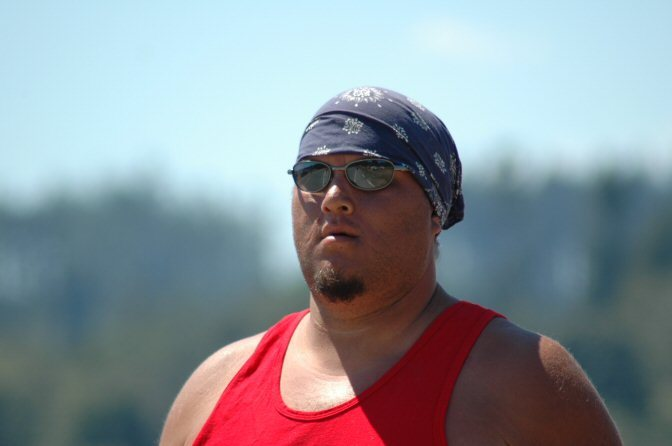
#> input picture 159.people/0_0040.jpg, 672 x 446 px; its folder holds only this picture in this run
$ python main.py
#> lines starting #> are read from the running program, lines starting #| are printed output that depends on the picture
import cv2
import os
import seaborn as sns
import matplotlib.pyplot as plt
from sklearn.metrics import confusion_matrix, accuracy_score


def load_images_and_labels_from_folder(folder):
#> called with folder = '159.people'
    raw_images = []
    raw_labels = []
    for filename in os.listdir(folder):
        raw_img = cv2.imread(os.path.join(folder, filename))
#> raw_img is the input picture: shape (446, 672, 3); mean B, G, R 152.8, 145.6, 138.4
        if raw_img is not None:
            raw_images.append(raw_img)
            label = int(filename[0])  # the first char represents the labels 0- none 1- eyes 2- smiles
            raw_labels.append(label)
    return raw_images, raw_labels


# Load images and labels
images, labels = load_images_and_labels_from_folder('159.people')
#> images = 1 item; labels = [0]

face_cascade = cv2.CascadeClassifier('haarcascade_frontalface_default.xml')
eye_cascade = cv2.CascadeClassifier('haarcascade_eye_tree_eyeglasses.xml')
smile_cascade = cv2.CascadeClassifier('haarcascade_smile.xml')

predicted_labels_smiles = []
predicted_labels_eyes = []
for img in images:
    gray = cv2.cvtColor(img, cv2.COLOR_BGR2GRAY)

    # Detect faces
    faces = face_cascade.detectMultiScale(gray, 1.3, 5)
    label_smile = 0
    label_eye = 0
    for (x, y, w, h) in faces:
        roi_gray = gray[y:y + h, x:x + w]
        roi_color = img[y:y + h, x:x + w]

        # Detect eyes within face ROI
        eyes = eye_cascade.detectMultiScale(roi_gray, 1.01, 2)
        for (ex, ey, ew, eh) in eyes:
            cv2.rectangle(roi_color, (ex, ey), (ex + ew, ey + eh), (0, 255, 0), 2)

        # Detect smiles within face ROI
        smiles = smile_cascade.detectMultiScale(roi_gray, 1.1, 5)
        for (sx, sy, sw, sh) in smiles:
            cv2.rectangle(roi_color, (sx, sy), (sx + sw, sy + sh), (0, 255, 0), 2)

        # found smile and label it
        if len(smiles) > 0:
            label_smile = 1
        # found eye and label it
        if len(eyes) > 0:
            label_eye = 1

    predicted_labels_smiles.append(label_smile)
    predicted_labels_eyes.append(label_eye)
#> this loop made 1 pass
#> pass 1, `gray = cv2.cvtColor(img, cv2.COLOR_BGR2GRAY)`:
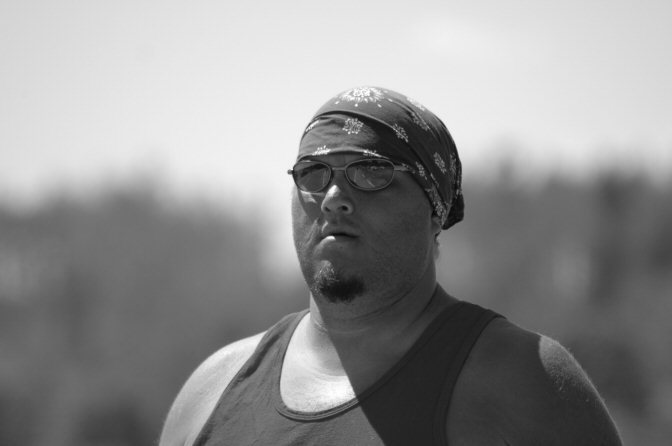
#> gray: shape (446, 672); min 1, max 255, mean 144.2
#> after the loop, predicted_labels_eyes = [0]; predicted_labels_smiles = [0]

# Replace non-relevant labels with 0 for categories 0 and 1
labels_eyes = [1 if label == 2 else label for label in labels]
#> labels_eyes = [0]

# Replace non-relevant labels with 0 for categories 0 and 2
labels_smile = [1 if label == 2 else 0 if label == 1 else label for label in labels]
#> labels_smile = [0]

# generate the confusion matrix's
cm_eyes = confusion_matrix(labels_eyes, predicted_labels_eyes)
#> cm_eyes = [1]
cm_smile = confusion_matrix(labels_smile, predicted_labels_smiles)
#> cm_smile = [1]

# Calculate accuracy for eyes detection
accuracy_eyes = accuracy_score(labels_eyes, predicted_labels_eyes)
#> accuracy_eyes = 1

# Calculate accuracy for smiles detection
accuracy_smile = accuracy_score(labels_smile, predicted_labels_smiles)
#> accuracy_smile = 1

# Create a heatmap for cm_eyes
plt.figure(figsize=(10, 7))
sns.heatmap(cm_eyes, annot=True, fmt='d')
plt.xlabel('Predicted\n'
           f'Accuracy for Eyes Detection: {accuracy_eyes * 100:.2f}%')
plt.ylabel('Truth')
plt.title('Confusion Matrix for Eyes')
plt.show()
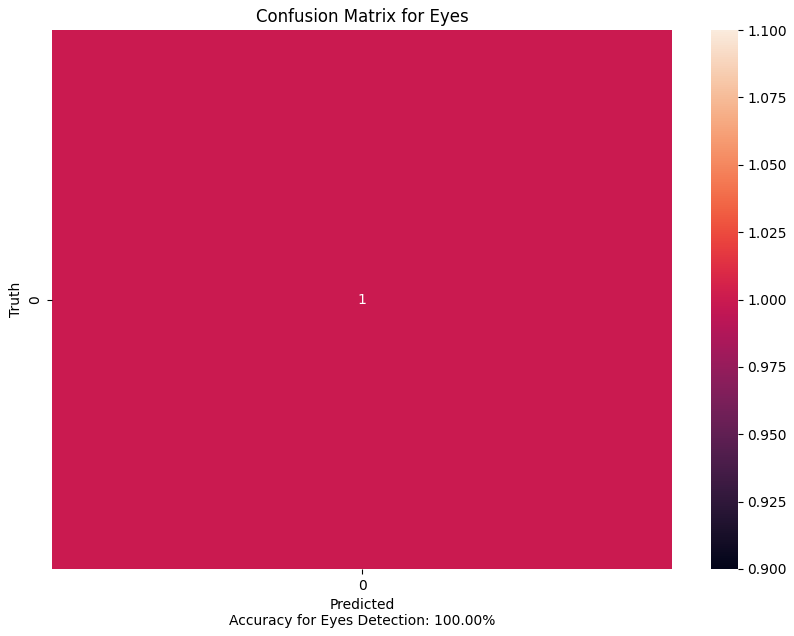
#> figure drawn by matplotlib, 2 panels

# Create a heatmap for cm_smile
plt.figure(figsize=(10, 7))
sns.heatmap(cm_smile, annot=True, fmt='d')
plt.xlabel('Predicted\n'
           f'Accuracy for Smiles Detection: {accuracy_smile * 100:.2f}%')
plt.ylabel('Truth')
plt.title('Confusion Matrix for Smiles')
plt.show()

$ run again, on 159.people/0_0167.jpg
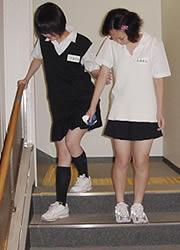
#> input picture 159.people/0_0167.jpg, 180 x 250 px
#> in load_images_and_labels_from_folder, raw_img is the input picture: shape (250, 180, 3); mean B, G, R 111.7, 119.7, 132.2
#> images = 1 item; labels = [0]
#> the loop `for img in images:` made 1 pass
#> pass 1, `gray = cv2.cvtColor(img, cv2.COLOR_BGR2GRAY)`:
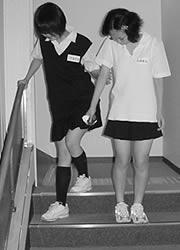
#> gray: shape (250, 180); min 0, max 255, mean 122.5
#> cm_eyes = [1]
#> accuracy_eyes = 1

$ run again, on 159.people/0_0130.jpg
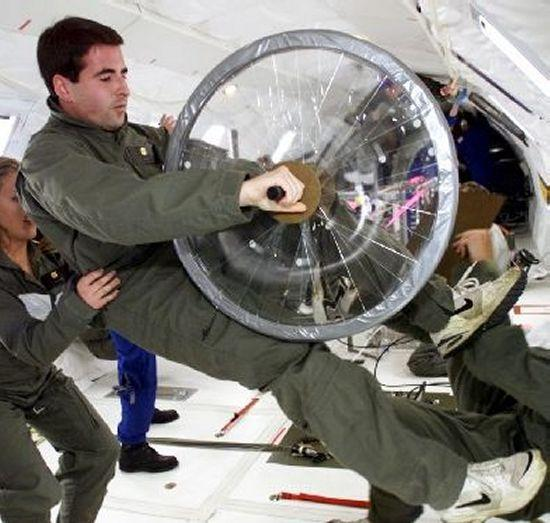
#> input picture 159.people/0_0130.jpg, 550 x 523 px
#> in load_images_and_labels_from_folder, raw_img is the input picture: shape (523, 550, 3); mean B, G, R 119, 123.8, 127.2
#> images = 1 item; labels = [0]
#> the loop `for img in images:` made 1 pass
#> pass 1, `gray = cv2.cvtColor(img, cv2.COLOR_BGR2GRAY)`:
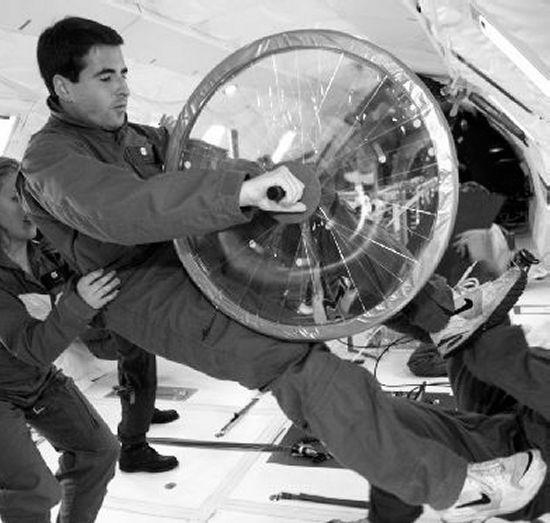
#> gray: shape (523, 550); min 0, max 255, mean 124.3
#> cm_eyes = [1]
#> accuracy_eyes = 1
